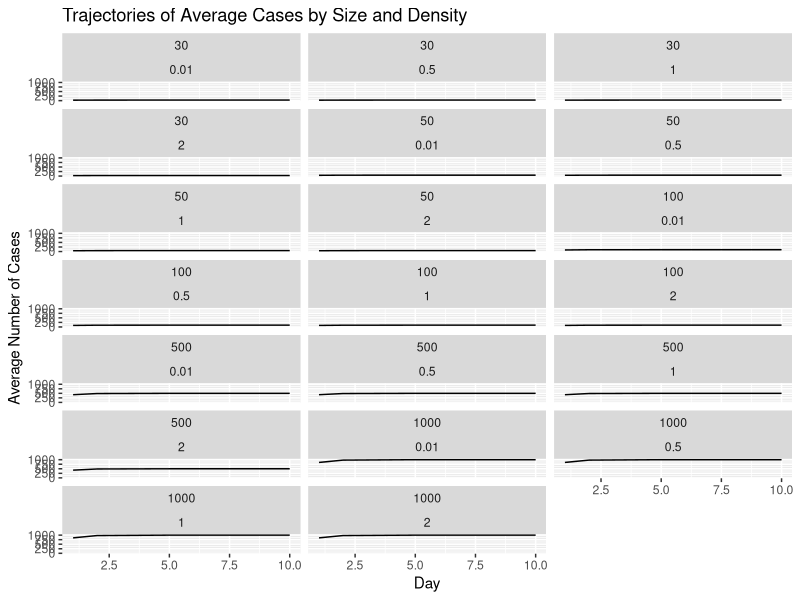
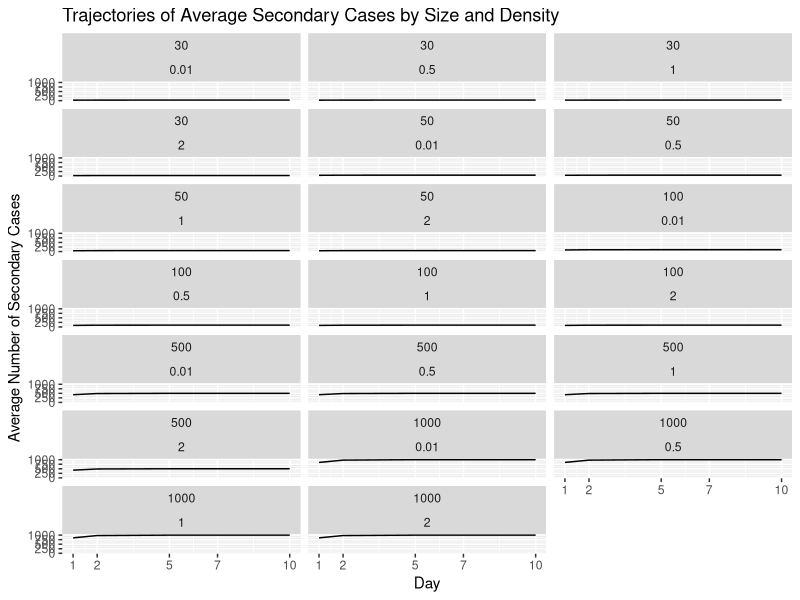

Write R code to recreate these figures, in order.
library(ggplot2)
library(dplyr)
library(tidyr)

# Read your data into a data frame
data <- read.csv("simulation_results_v2.csv")

# Reshape data from wide to long format
long_data <- pivot_longer(data, cols = starts_with("Iteration"), 
                          names_to = "simulation", 
                          values_to = "cases")

# Calculate average for each day, size, and density
avg_data <- long_data %>%
  group_by(Infectious.Time, Population.Size, Density) %>%
  summarize(avg_cases = round(mean(cases, na.rm = TRUE)))

# Create faceted plot
ggplot(avg_data, aes(x = Infectious.Time, y = avg_cases)) +
  geom_line() +
  facet_wrap(~Population.Size + Density, ncol = 3) +
  labs(x = "Day", y = "Average Number of Cases") +
  ggtitle("Trajectories of Average Cases by Size and Density")


# Get unique day values for x-axis ticks
unique_days <- sort(unique(avg_data$Infectious.Time))

# Create faceted plot with custom x-axis ticks
ggplot(avg_data, aes(x = Infectious.Time, y = avg_cases)) +
  geom_line() +
  facet_wrap(~Population.Size + Density, ncol = 3) +
  labs(x = "Day", y = "Average Number of Secondary Cases") +
  ggtitle("Trajectories of Average Secondary Cases by Size and Density") +
  scale_x_continuous(breaks = unique_days, labels = unique_days)
